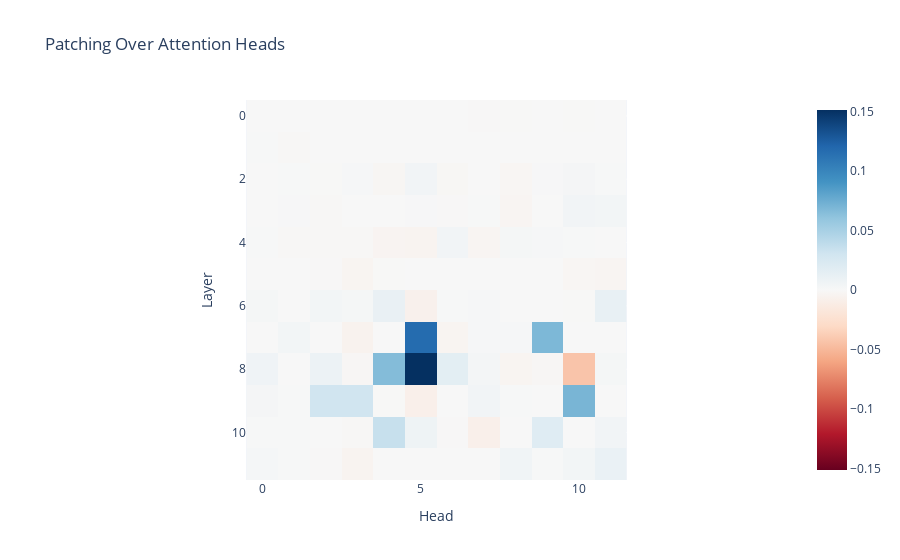

Notebook cell for this chart:
### Markdown cell above
Patching over attention heads

### Code cell
patching_results = []

for corrupted_grad, corrupted, clean, layer in zip(
    corrupted_attention_grads, corrupted_attention_out, clean_attention_out, range(len(clean_attention_out))
):

    residual_attr = einops.reduce(
        corrupted_grad.value[:,-1,:] * (clean.value[:,-1,:] - corrupted.value[:,-1,:]),
        "batch (head dim) -> head",
        "sum",
        head = 12,
        dim = 64,
    )

    patching_results.append(
        residual_attr.detach().cpu().numpy()
    )

fig = px.imshow(
    patching_results,
    color_continuous_scale="RdBu",
    color_continuous_midpoint=0.0,
    title="Patching Over Attention Heads"
)

fig.update_layout(
    xaxis_title="Head",
    yaxis_title="Layer"
)

fig.show()

### Figure 1 — Plotly figure (JSON) as saved in the notebook; plotly's stock layout.template omitted (floating-point values rounded to 4 significant figures; data arrays with more than 128 entries replaced by an {"elided": "..."} marker saying what was removed)
{"data": [{"coloraxis": "coloraxis", "hovertemplate": "x: %{x}<br>y: %{y}<br>color: %{z}<extra></extra>", "name": "0", "type": "heatmap", "xaxis": "x", "yaxis": "y", "z": {"elided": "12x12 float values"}}], "layout": {"coloraxis": {"cmid": 0, "colorscale": [[0, "rgb(103,0,31)"], [0.1, "rgb(178,24,43)"], [0.2, "rgb(214,96,77)"], [0.3, "rgb(244,165,130)"], [0.4, "rgb(253,219,199)"], [0.5, "rgb(247,247,247)"], [0.6, "rgb(209,229,240)"], [0.7, "rgb(146,197,222)"], [0.8, "rgb(67,147,195)"], [0.9, "rgb(33,102,172)"], [1, "rgb(5,48,97)"]]}, "title": {"text": "Patching Over Attention Heads"}, "xaxis": {"anchor": "y", "constrain": "domain", "domain": [0, 1], "scaleanchor": "y", "title": {"text": "Head"}}, "yaxis": {"anchor": "x", "autorange": "reversed", "constrain": "domain", "domain": [0, 1], "title": {"text": "Layer"}}}}
